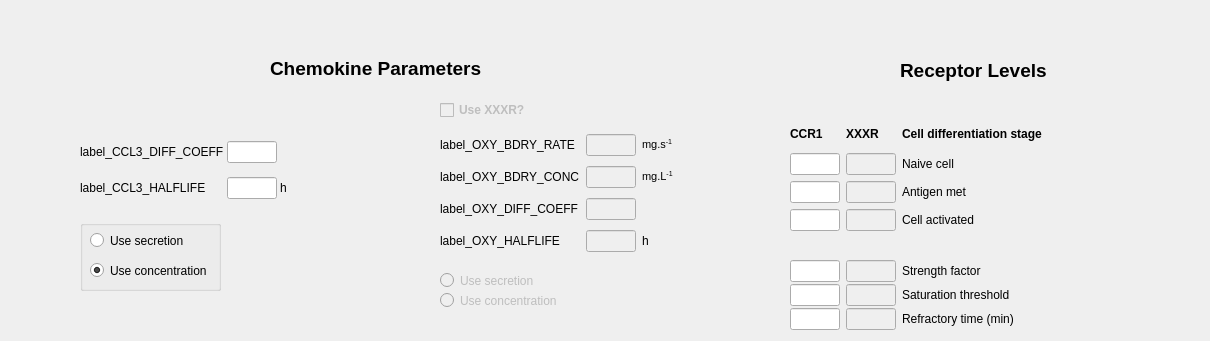
          <widget class="QWidget" name="tab_chemo">
           <attribute name="title">
            <string>Chemokine</string>
           </attribute>
           <widget class="QWidget" name="gridLayoutWidget_2">
            <property name="geometry">
             <rect>
              <x>80</x>
              <y>130</y>
              <width>217</width>
              <height>81</height>
             </rect>
            </property>
            <layout class="QGridLayout" name="gridLayout_CCR1">
             <property name="spacing">
              <number>3</number>
             </property>
             <item row="0" column="0" colspan="2">
              <widget class="QMyLabel" name="label_CCL3_DIFF_COEFF">
               <property name="text">
                <string>label_CCL3_DIFF_COEFF</string>
               </property>
              </widget>
             </item>
             <item row="0" column="2">
              <widget class="QLineEdit" name="line_CCL3_DIFF_COEFF">
               <property name="maximumSize">
                <size>
                 <width>50</width>
                 <height>16777215</height>
                </size>
               </property>
               <property name="alignment">
                <set>Qt::AlignRight|Qt::AlignTrailing|Qt::AlignVCenter</set>
               </property>
              </widget>
             </item>
             <item row="1" column="0" colspan="2">
              <widget class="QMyLabel" name="label_CCL3_HALFLIFE">
               <property name="text">
                <string>label_CCL3_HALFLIFE</string>
               </property>
              </widget>
             </item>
             <item row="1" column="2">
              <widget class="QLineEdit" name="line_CCL3_HALFLIFE">
               <property name="maximumSize">
                <size>
                 <width>50</width>
                 <height>16777215</height>
                </size>
               </property>
               <property name="alignment">
                <set>Qt::AlignRight|Qt::AlignTrailing|Qt::AlignVCenter</set>
               </property>
              </widget>
             </item>
             <item row="1" column="3">
              <widget class="QLabel" name="units_CCL21life">
               <property name="text">
                <string>h</string>
               </property>
              </widget>
             </item>
            </layout>
           </widget>
           <widget class="QCheckBox" name="cbox_USE_XXXR">
            <property name="enabled">
             <bool>false</bool>
            </property>
            <property name="geometry">
             <rect>
              <x>440</x>
              <y>100</y>
              <width>90</width>
              <height>20</height>
             </rect>
            </property>
            <property name="font">
             <font>
              <weight>75</weight>
              <bold>true</bold>
             </font>
            </property>
            <property name="text">
             <string>Use XXXR?</string>
            </property>
           </widget>
           <widget class="QWidget" name="gridLayoutWidget_4">
            <property name="geometry">
             <rect>
              <x>440</x>
              <y>130</y>
              <width>245</width>
              <height>126</height>
             </rect>
            </property>
            <layout class="QGridLayout" name="gridLayout_XXXR">
             <item row="1" column="0" colspan="2">
              <widget class="QMyLabel" name="label_OXY_BDRY_CONC">
               <property name="text">
                <string>label_OXY_BDRY_CONC</string>
               </property>
              </widget>
             </item>
             <item row="1" column="2">
              <widget class="QLineEdit" name="line_OXY_BDRY_CONC">
               <property name="enabled">
                <bool>false</bool>
               </property>
               <property name="maximumSize">
                <size>
                 <width>50</width>
                 <height>16777215</height>
                </size>
               </property>
               <property name="alignment">
                <set>Qt::AlignRight|Qt::AlignTrailing|Qt::AlignVCenter</set>
               </property>
              </widget>
             </item>
             <item row="2" column="0" colspan="2">
              <widget class="QMyLabel" name="label_OXY_DIFF_COEFF">
               <property name="text">
                <string>label_OXY_DIFF_COEFF</string>
               </property>
              </widget>
             </item>
             <item row="2" column="2">
              <widget class="QLineEdit" name="line_OXY_DIFF_COEFF">
               <property name="enabled">
                <bool>false</bool>
               </property>
               <property name="maximumSize">
                <size>
                 <width>50</width>
                 <height>16777215</height>
                </size>
               </property>
               <property name="alignment">
                <set>Qt::AlignRight|Qt::AlignTrailing|Qt::AlignVCenter</set>
               </property>
              </widget>
             </item>
             <item row="3" column="0" colspan="2">
              <widget class="QMyLabel" name="label_OXY_HALFLIFE">
               <property name="text">
                <string>label_OXY_HALFLIFE</string>
               </property>
              </widget>
             </item>
             <item row="3" column="2">
              <widget class="QLineEdit" name="line_OXY_HALFLIFE">
               <property name="enabled">
                <bool>false</bool>
               </property>
               <property name="maximumSize">
                <size>
                 <width>50</width>
                 <height>16777215</height>
                </size>
               </property>
               <property name="alignment">
                <set>Qt::AlignRight|Qt::AlignTrailing|Qt::AlignVCenter</set>
               </property>
              </widget>
             </item>
             <item row="1" column="3">
              <widget class="QLabel" name="units_OXYconc">
               <property name="text">
                <string>&lt;!DOCTYPE HTML PUBLIC &quot;-//W3C//DTD HTML 4.0//EN&quot; &quot;http://www.w3.org/TR/REC-html40/strict.dtd&quot;&gt;
&lt;html&gt;&lt;head&gt;&lt;meta name=&quot;qrichtext&quot; content=&quot;1&quot; /&gt;&lt;style type=&quot;text/css&quot;&gt;
p, li { white-space: pre-wrap; }
&lt;/style&gt;&lt;/head&gt;&lt;body style=&quot; font-family:'MS Shell Dlg 2'; font-size:8.25pt; font-weight:400; font-style:normal;&quot;&gt;
&lt;p style=&quot; margin-top:0px; margin-bottom:0px; margin-left:0px; margin-right:0px; -qt-block-indent:0; text-indent:0px;&quot;&gt;&lt;span style=&quot; font-size:8pt;&quot;&gt;mg.L&lt;/span&gt;&lt;span style=&quot; font-size:8pt; vertical-align:super;&quot;&gt;-1&lt;/span&gt;&lt;/p&gt;&lt;/body&gt;&lt;/html&gt;</string>
               </property>
              </widget>
             </item>
             <item row="3" column="3">
              <widget class="QLabel" name="units_OXYlife">
               <property name="text">
                <string>h</string>
               </property>
              </widget>
             </item>
             <item row="0" column="0" colspan="2">
              <widget class="QLabel" name="label_OXY_BDRY_RATE">
               <property name="text">
                <string>label_OXY_BDRY_RATE</string>
               </property>
              </widget>
             </item>
             <item row="0" column="2">
              <widget class="QLineEdit" name="line_OXY_BDRY_RATE">
               <property name="enabled">
                <bool>false</bool>
               </property>
               <property name="maximumSize">
                <size>
                 <width>50</width>
                 <height>16777215</height>
                </size>
               </property>
               <property name="alignment">
                <set>Qt::AlignRight|Qt::AlignTrailing|Qt::AlignVCenter</set>
               </property>
              </widget>
             </item>
             <item row="0" column="3">
              <widget class="QLabel" name="units_OXYrate">
               <property name="text">
                <string>&lt;!DOCTYPE HTML PUBLIC &quot;-//W3C//DTD HTML 4.0//EN&quot; &quot;http://www.w3.org/TR/REC-html40/strict.dtd&quot;&gt;
&lt;html&gt;&lt;head&gt;&lt;meta name=&quot;qrichtext&quot; content=&quot;1&quot; /&gt;&lt;style type=&quot;text/css&quot;&gt;
p, li { white-space: pre-wrap; }
&lt;/style&gt;&lt;/head&gt;&lt;body style=&quot; font-family:'MS Shell Dlg 2'; font-size:8.25pt; font-weight:400; font-style:normal;&quot;&gt;
&lt;p style=&quot; margin-top:0px; margin-bottom:0px; margin-left:0px; margin-right:0px; -qt-block-indent:0; text-indent:0px;&quot;&gt;&lt;span style=&quot; font-size:8pt;&quot;&gt;mg&lt;/span&gt;.&lt;span style=&quot; font-size:8pt;&quot;&gt;s&lt;/span&gt;&lt;span style=&quot; font-size:8pt; vertical-align:super;&quot;&gt;-1&lt;/span&gt;&lt;/p&gt;&lt;/body&gt;&lt;/html&gt;</string>
               </property>
              </widget>
             </item>
            </layout>
           </widget>
           <widget class="QRadioButton" name="rbut_OXYBDRY_0">
            <property name="enabled">
             <bool>false</bool>
            </property>
            <property name="geometry">
             <rect>
              <x>440</x>
              <y>270</y>
              <width>111</width>
              <height>21</height>
             </rect>
            </property>
            <property name="text">
             <string>Use secretion</string>
            </property>
           </widget>
           <widget class="QLabel" name="label_chemokine">
            <property name="geometry">
             <rect>
              <x>270</x>
              <y>60</y>
              <width>281</width>
              <height>16</height>
             </rect>
            </property>
            <property name="font">
             <font>
              <pointsize>14</pointsize>
              <weight>75</weight>
              <bold>true</bold>
             </font>
            </property>
            <property name="text">
             <string>Chemokine Parameters</string>
            </property>
           </widget>
           <widget class="QRadioButton" name="rbut_OXYBDRY_1">
            <property name="enabled">
             <bool>false</bool>
            </property>
            <property name="geometry">
             <rect>
              <x>440</x>
              <y>290</y>
              <width>141</width>
              <height>21</height>
             </rect>
            </property>
            <property name="text">
             <string>Use concentration</string>
            </property>
            <property name="checked">
             <bool>false</bool>
            </property>
           </widget>
           <widget class="QWidget" name="gridLayoutWidget">
            <property name="geometry">
             <rect>
              <x>790</x>
              <y>120</y>
              <width>411</width>
              <height>111</height>
             </rect>
            </property>
            <layout class="QGridLayout" name="gridLayout_receptors">
             <item row="0" column="0">
              <widget class="QLabel" name="label_CCR1">
               <property name="font">
                <font>
                 <weight>75</weight>
                 <bold>true</bold>
                </font>
               </property>
               <property name="text">
                <string>CCR1</string>
               </property>
              </widget>
             </item>
             <item row="0" column="1">
              <widget class="QLabel" name="label_XXXR">
               <property name="font">
                <font>
                 <weight>75</weight>
                 <bold>true</bold>
                </font>
               </property>
               <property name="text">
                <string>XXXR</string>
               </property>
              </widget>
             </item>
             <item row="0" column="2">
              <widget class="QLabel" name="label_stagename">
               <property name="font">
                <font>
                 <weight>75</weight>
                 <bold>true</bold>
                </font>
               </property>
               <property name="text">
                <string>Cell differentiation stage</string>
               </property>
              </widget>
             </item>
             <item row="1" column="0">
              <widget class="QLineEdit" name="line_CCR1_1">
               <property name="maximumSize">
                <size>
                 <width>50</width>
                 <height>16777215</height>
                </size>
               </property>
               <property name="alignment">
                <set>Qt::AlignRight|Qt::AlignTrailing|Qt::AlignVCenter</set>
               </property>
              </widget>
             </item>
             <item row="1" column="1">
              <widget class="QLineEdit" name="line_XXXR_1">
               <property name="enabled">
                <bool>false</bool>
               </property>
               <property name="maximumSize">
                <size>
                 <width>50</width>
                 <height>16777215</height>
                </size>
               </property>
              </widget>
             </item>
             <item row="1" column="2">
              <widget class="QLabel" name="label_1">
               <property name="text">
                <string>Naive cell</string>
               </property>
              </widget>
             </item>
             <item row="2" column="2">
              <widget class="QLabel" name="label_2">
               <property name="text">
                <string>Antigen met</string>
               </property>
              </widget>
             </item>
             <item row="2" column="1">
              <widget class="QLineEdit" name="line_XXXR_2">
               <property name="enabled">
                <bool>false</bool>
               </property>
               <property name="maximumSize">
                <size>
                 <width>50</width>
                 <height>16777215</height>
                </size>
               </property>
              </widget>
             </item>
             <item row="2" column="0">
              <widget class="QLineEdit" name="line_CCR1_2">
               <property name="maximumSize">
                <size>
                 <width>50</width>
                 <height>16777215</height>
                </size>
               </property>
               <property name="alignment">
                <set>Qt::AlignRight|Qt::AlignTrailing|Qt::AlignVCenter</set>
               </property>
              </widget>
             </item>
             <item row="3" column="0">
              <widget class="QLineEdit" name="line_CCR1_3">
               <property name="maximumSize">
                <size>
                 <width>50</width>
                 <height>16777215</height>
                </size>
               </property>
               <property name="alignment">
                <set>Qt::AlignRight|Qt::AlignTrailing|Qt::AlignVCenter</set>
               </property>
              </widget>
             </item>
             <item row="3" column="1">
              <widget class="QLineEdit" name="line_XXXR_3">
               <property name="enabled">
                <bool>false</bool>
               </property>
               <property name="maximumSize">
                <size>
                 <width>50</width>
                 <height>16777215</height>
                </size>
               </property>
              </widget>
             </item>
             <item row="3" column="2">
              <widget class="QLabel" name="label_3">
               <property name="text">
                <string>Cell activated</string>
               </property>
              </widget>
             </item>
            </layout>
           </widget>
           <widget class="QLabel" name="label_receptors">
            <property name="geometry">
             <rect>
              <x>900</x>
              <y>60</y>
              <width>201</width>
              <height>21</height>
             </rect>
            </property>
            <property name="font">
             <font>
              <pointsize>14</pointsize>
              <weight>75</weight>
              <bold>true</bold>
             </font>
            </property>
            <property name="text">
             <string>Receptor Levels</string>
            </property>
           </widget>
           <widget class="QWidget" name="gridLayoutWidget_6">
            <property name="geometry">
             <rect>
              <x>790</x>
              <y>260</y>
              <width>411</width>
              <height>72</height>
             </rect>
            </property>
            <layout class="QGridLayout" name="gridLayout_saturation">
             <property name="verticalSpacing">
              <number>2</number>
             </property>
             <item row="1" column="0">
              <widget class="QLineEdit" name="line_CCR1_SAT_THRESHOLD">
               <property name="maximumSize">
                <size>
                 <width>50</width>
                 <height>16777215</height>
                </size>
               </property>
               <property name="alignment">
                <set>Qt::AlignRight|Qt::AlignTrailing|Qt::AlignVCenter</set>
               </property>
              </widget>
             </item>
             <item row="1" column="1">
              <widget class="QLineEdit" name="line_EBI2_sat_threshold">
               <property name="enabled">
                <bool>false</bool>
               </property>
               <property name="maximumSize">
                <size>
                 <width>50</width>
                 <height>16777215</height>
                </size>
               </property>
              </widget>
             </item>
             <item row="1" column="2">
              <widget class="QLabel" name="label_threshold">
               <property name="text">
                <string>Saturation threshold             </string>
               </property>
              </widget>
             </item>
             <item row="3" column="0">
              <widget class="QLineEdit" name="line_CCR1_REFRACTORY_TIME">
               <property name="maximumSize">
                <size>
                 <width>50</width>
                 <height>16777215</height>
                </size>
               </property>
               <property name="alignment">
                <set>Qt::AlignRight|Qt::AlignTrailing|Qt::AlignVCenter</set>
               </property>
              </widget>
             </item>
             <item row="3" column="1">
              <widget class="QLineEdit" name="line_EBI2_refractory_time">
               <property name="enabled">
                <bool>false</bool>
               </property>
               <property name="maximumSize">
                <size>
                 <width>50</width>
                 <height>16777215</height>
                </size>
               </property>
              </widget>
             </item>
             <item row="3" column="2">
              <widget class="QLabel" name="label_time">
               <property name="text">
                <string>Refractory time (min)</string>
               </property>
              </widget>
             </item>
             <item row="0" column="0">
              <widget class="QLineEdit" name="line_CCR1_STRENGTH">
               <property name="maximumSize">
                <size>
                 <width>50</width>
                 <height>16777215</height>
                </size>
               </property>
               <property name="alignment">
                <set>Qt::AlignRight|Qt::AlignTrailing|Qt::AlignVCenter</set>
               </property>
              </widget>
             </item>
             <item row="0" column="2">
              <widget class="QLabel" name="label_strength">
               <property name="text">
                <string>Strength factor</string>
               </property>
              </widget>
             </item>
             <item row="0" column="1">
              <widget class="QLineEdit" name="line_XXXR_STRENGTH">
               <property name="enabled">
                <bool>false</bool>
               </property>
               <property name="maximumSize">
                <size>
                 <width>50</width>
                 <height>16777215</height>
                </size>
               </property>
              </widget>
             </item>
            </layout>
           </widget>
           <widget class="QGroupBox" name="groupBox_CCL3">
            <property name="geometry">
             <rect>
              <x>80</x>
              <y>220</y>
              <width>141</width>
              <height>71</height>
             </rect>
            </property>
            <property name="title">
             <string/>
            </property>
            <widget class="QRadioButton" name="rbut_DCCCL3_0">
             <property name="geometry">
              <rect>
               <x>10</x>
               <y>10</y>
               <width>111</width>
               <height>21</height>
              </rect>
             </property>
             <property name="text">
              <string>Use secretion</string>
             </property>
             <property name="checked">
              <bool>false</bool>
             </property>
            </widget>
            <widget class="QRadioButton" name="rbut_DCCCL3_1">
             <property name="geometry">
              <rect>
               <x>10</x>
               <y>40</y>
               <width>131</width>
               <height>21</height>
              </rect>
             </property>
             <property name="text">
              <string>Use concentration</string>
             </property>
             <property name="checked">
              <bool>true</bool>
             </property>
            </widget>
           </widget>
          </widget>
